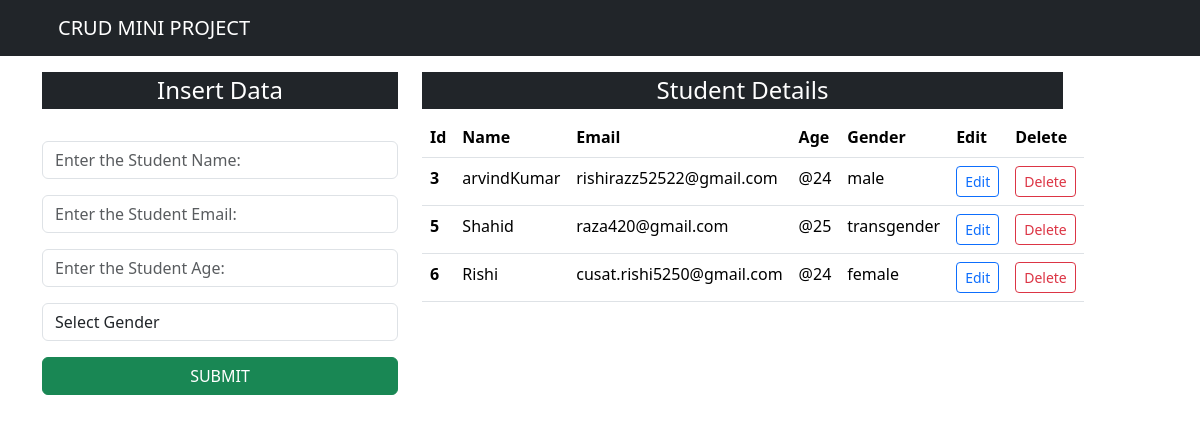
The page / on the database its author committed.
### demoapp/models.py (models this page shows)
class Student(models.Model):
    name = models.CharField(max_length=50, blank=False, null=False)
    email = models.EmailField()
    age = models.IntegerField()
    gender = models.CharField(max_length=25, blank=False, null=False)
    def __str__(self) -> str:
        return self.name

### demoapp/views.py (the view)
# urls.py: path("", views.index, name="index"),
def index(request):
    data = Student.objects.all()
    print(data)
    context = {"data": data}
    return render(request, "index.html", context)

### templates/index.html (shortened to what this page needs)
<!doctype html>
<html lang="en">
<head>
    <link rel="stylesheet" href="https://cdn.jsdelivr.net/npm/bootstrap@5.3.1/dist/css/bootstrap.rtl.min.css">
</head>
<body>
    <nav>
        <div class="navbar navbar-expand-lg navbar-dark bg-dark">
            <div class="container-md">
                <a class="navbar-brand" href="#"> CRUD MINI
                        PROJECT</a>
            </div>
        </div>
    </nav>
    <div class="container mt-3">
        <div class="row">
            <div class="col-md-4">
                <h4 class="text-white bg-dark text-center p-1">Insert Data
                </h4>
                <br>
                <form action="/insert" method="post">{% csrf_token %}
                    <div class="form-group">
                        <input type="text" class="form-control" placeholder="Enter the Student Name: " name="name" required>
                    </div>
                    <div class="form-group">
                        <input type="text" class="form-control mt-3" placeholder="Enter the Student Email: " name="email" required>
                    </div>
                    <div class="form-group">
                        <input type="number" class="form-control mt-3" placeholder="Enter the Student Age: " name="age" required>
                        <div class="form-group mt-3">
                            <select id="gender" class="form-control" name="gender" required>
                                    <option selected>Select Gender</option>
                                </select>
                        </div>
                    </div>
                    <div class="d-grid gap-2 mt-3">
                        <button class="btn btn-success" type="submit">SUBMIT</button>
                    </div>
            </div>
            <div class="col-md-7">
                <h4 class="text-white bg-dark text-center p-1">Student Details
                </h4>
                <table class="table ">
                    <thead>
                        <tr>
                            <th scope="col">Id</th>
                            <th scope="col">Name</th>
                            <th scope="col">Email</th>
                            <th scope="col">Age</th>
                            <th scope="col">Gender</th>
                            <th scope="col">Edit</th>
                            <th scope="col">Delete</th>
                        </tr>
                    </thead>
                    <tbody>
                        {% for d in data %}
                        <tr>
                            <th scope="row">{{d.id}}</th>
                            <td>{{d.name}}</td>
                            <td>{{d.email}}</td>
                            <td>@{{d.age}}</td>
                            <td>{{d.gender}}</td>
                            <td><a type="button" href="/update/{{d.id}}" class="btn btn-outline-primary btn-sm">Edit</a></td>
                            <td><a type="button" href="/delete/{{d.id}}" class="btn btn-outline-danger btn-sm">Delete</a></td>
                        </tr>
                        {% endfor %}
                    </tbody>
                </table>
            </div>
        </div>
    </div>
</body>
</html>

### rows shown on the page
Student: id "3", name "arvindKumar", email "rishirazz52522@gmail.com", age "24", gender "male"
Student: id "5", name "Shahid", email "raza420@gmail.com", age "25", gender "transgender"
Student: id "6", name "Rishi", email "cusat.rishi5250@gmail.com", age "24", gender "female"
